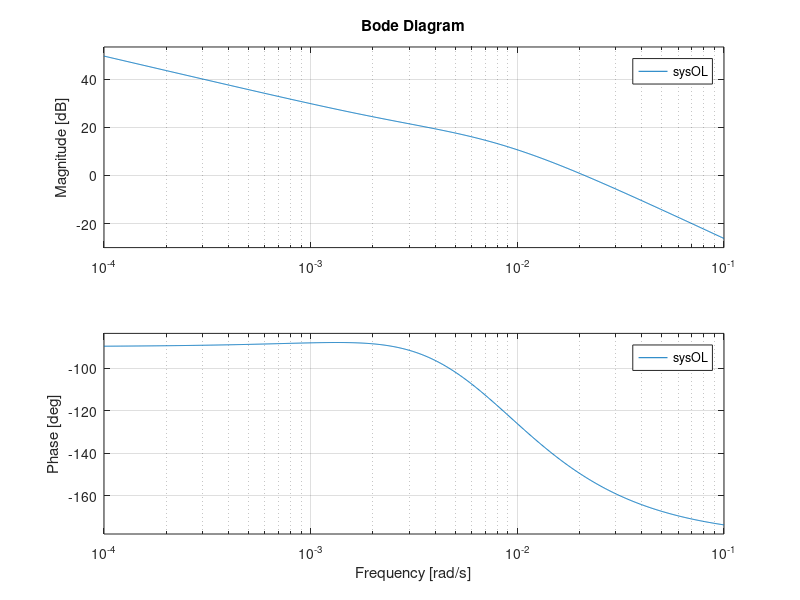

The MATLAB script that drew this image: (Note: this script raises an error after producing the figure.)
close all; clear all; clc; scrsz = get(groot,'ScreenSize'); 
T1 = 130;
T2 = 150;
T3 = 320;
K = 0.03;

sysOL = tf(K*[T3 1],[T1*T2 (T1+T2) 1 0]);
figure(1); bode(sysOL);
[A,B,C,D] = tf2ss(sysOL.num{1},sysOL.den{1});
P = [0 -1 -5];
K = place(A,B,P);
%sysCL = feedback(sysOL
figure(2); bode(sysCL);
